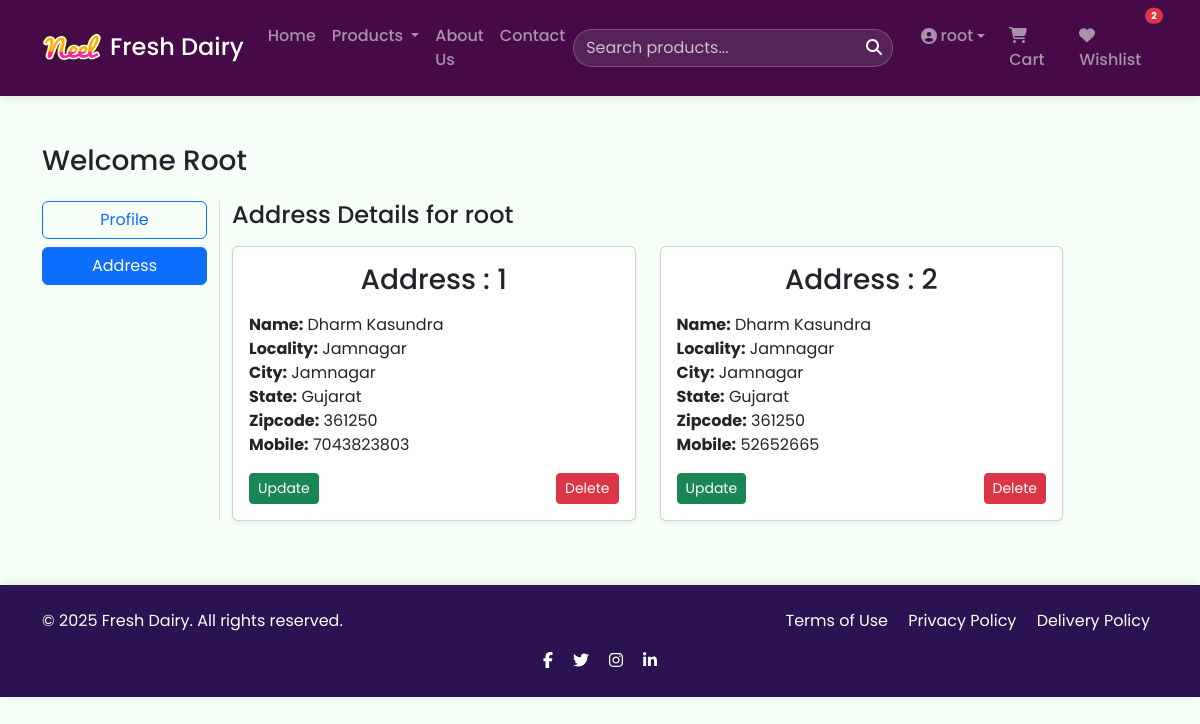
The page /address/ (signed in) on the database its author committed.
### app/models.py (models this page shows, shortened)
class Customer(models.Model):
    user = models.ForeignKey(User, on_delete=models.CASCADE, default=1)
    name = models.CharField(max_length=200)
    locality = models.CharField(max_length=200)
    city = models.CharField(max_length=50)
    mobile = models.IntegerField(default=0)
    zipcode = models.IntegerField()
    state = models.CharField(max_length=50)

### app/views.py (the view)
# urls.py: path('address/', views.AddressView.as_view(), name='address'),
class AddressView(View):
    def get(self, request):
        addresses = Customer.objects.filter(user=request.user)
        if not addresses:
            messages.warning(request, 'No addresses found for this user.')
            return redirect('profile')  # Redirect to the profile page if no addresses are found
        return render(request, 'app/address.html', {'addresses': addresses})

### app/context_processors.py (called while the page is built)
def cart_wishlist_counts(request):
    cart_count = 0
    wishlist_count = 0
    if request.user.is_authenticated:
        cart_count = Cart.objects.filter(user=request.user).count()
        wishlist_count = Wishlist.objects.filter(user=request.user).count()
    return {
        'cart_count': cart_count,
        'wishlist_count': wishlist_count,
    }

### app/templates/app/address.html (shortened to what this page needs)
{% extends "app/base.html" %} {% load static %}  {% block main %}
<div class="container my-5">
  <div class="row">
    <div class="col-12">
      <h3 class="mb-4">
        Welcome <span class="text-capitalize">{{ request.user.username }}</span>
      </h3>
    </div>
  </div>
  <div class="row">
    <div class="col-12 col-sm-2 border-end mb-3">
      <ul class="list-unstyled">
        <li class="d-grid mb-2">
          <a href="{% url 'profile' %}" class="btn btn-outline-primary"
            >Profile</a
          >
        </li>
        <li class="d-grid">
          <a href="{% url 'address' %}" class="btn btn-primary">Address</a>
        </li>
      </ul>
    </div>
    <div class="col-12 col-sm-9">
      <h4 class="mb-3">Address Details for {{ request.user.username }}</h4>
      {% if addresses %}
      <div class="row">
        {% for add in addresses %}
        <div class="col-12 col-md-6 mb-3">
          <div class="card shadow-sm">
            <div class="card-body">
                <h3 class="card-title mb-3 text-center">Address : {{ forloop.counter }}</h3>
              <ul class="list-unstyled mb-0">
                <li><strong>Name:</strong> {{ add.name }}</li>
                <li><strong>Locality:</strong> {{ add.locality }}</li>
                <li><strong>City:</strong> {{ add.city }}</li>
                <li><strong>State:</strong> {{ add.state }}</li>
                <li><strong>Zipcode:</strong> {{ add.zipcode }}</li>
                <li><strong>Mobile:</strong> {{ add.mobile }}</li>
                <div
                  class="d-flex justify-content-between align-items-center mt-3"
                >
                  <a
                    href="{% url 'updateaddress' add.id %}"
                    class="btn btn-success btn-sm"
                    >Update</a
                  >
                  <form
                    action="{% url 'deleteaddress' add.id %}"
                    method="post"
                    onsubmit="return confirm('Are you sure you want to delete this address?');"
                  >
                    <button type="submit" class="btn btn-danger btn-sm">
                      Delete
                    </button>
                  </form>
                </div>
              </ul>
            </div>
          </div>
        </div>
        {% endfor %}
      </div>
      {% else %}
      <p class="text-muted">No addresses available.</p>
      {% endif %}
    </div>
  </div>
</div>
{% endblock main %}

### app/templates/app/base.html (shortened to what this page needs)
{% load static %}
<!DOCTYPE html>
<html lang="en">
<head>
    <link rel="stylesheet" href="https://cdnjs.cloudflare.com/ajax/libs/font-awesome/6.4.0/css/all.min.css">
    <link href="https://cdn.jsdelivr.net/npm/bootstrap@5.3.2/dist/css/bootstrap.min.css" rel="stylesheet">
    <link rel="stylesheet" href="{% static 'app/css/owl.carousel.min.css' %}">
    <link rel="stylesheet" href="{% static 'app/css/style.css' %}">
</head>
<body>
    <nav class="navbar navbar-expand-lg navbar-dark sticky-top">
        <div class="container">
            <a class="navbar-brand d-flex align-items-center" href="/">
                <img src="{% static 'app/images/Neel.png' %}" alt="Fresh Dairy Logo" width="60" height="60" class="me-2">
                <span class="d-none d-lg-block h4 mb-0 font-weight-bold">Fresh Dairy</span>
            </a>
            <div class="collapse navbar-collapse" id="navbarContent">
                <ul class="navbar-nav me-auto mb-2 mb-lg-0">
                    <li class="nav-item">
                        <a class="nav-link" href="/">Home</a>
                    </li>
                    <li class="nav-item dropdown">
                        <a class="nav-link dropdown-toggle" href="#" id="productsDropdown" role="button" data-bs-toggle="dropdown">
                            Products
                        </a>
                    </li>
                    <li class="nav-item">
                        <a class="nav-link" href="{% url 'about' %}">About Us</a>
                    </li>
                    <li class="nav-item">
                        <a class="nav-link" href="{% url 'contact' %}">Contact</a>
                    </li>
                </ul>
                <form class="search-form me-3">
                    <input class="form-control pe-4" type="search" placeholder="Search products...">
                    <button type="submit"><i class="fas fa-search"></i></button>
                </form>
                <ul class="navbar-nav">
                    {% if user.is_authenticated %}
                        <li class="nav-item dropdown mx-1">
                            <a class="nav-link dropdown-toggle d-flex align-items-center" href="#" id="userDropdown" role="button" data-bs-toggle="dropdown">
                                <i class="fas fa-user-circle me-1"></i>
                                <span class="d-none d-lg-inline">{{ user.username }}</span>
                            </a>
                        </li>
                        <li class="nav-item mx-1">
                            <a class="nav-link position-relative nav-cart-icon" href="{% url 'cart' %}">
                                <i class="fas fa-shopping-cart"></i>
                                <span class="d-none d-lg-inline"> Cart</span>
                            </a>
                        </li>
                        <li class="nav-item mx-1">
                            <a class="nav-link position-relative nav-wishlist-icon" href="{% url 'wishlist' %}">
                                <i class="fas fa-heart"></i>
                                <span class="d-none d-lg-inline"> Wishlist</span>
                                {% if wishlist_count > 0 %}
                                    <span class="position-absolute top-0 start-100 translate-middle badge rounded-pill bg-danger">
                                        {{ wishlist_count }}
                                    </span>
                                {% endif %}
                            </a>
                        </li>
                    {% endif %}
                </ul>
            </div>
        </div>
    </nav>
    {% block main %}{% endblock main %}
    <footer class="footer mt-5">
        <div class="container">
            <div class="row">
                <div class="col-md-6 text-center text-md-start">
                    <p class="mb-0">&copy; 2025 Fresh Dairy. All rights reserved.</p>
                </div>
                <div class="col-md-6 text-center text-md-end">
                    <a href="#" class="text-white mx-2">Terms of Use</a>
                    <a href="#" class="text-white mx-2">Privacy Policy</a>
                    <a href="#" class="text-white mx-2">Delivery Policy</a>
                </div>
            </div>
            <div class="row mt-3">
                <div class="col-12 text-center">
                    <a href="#" class="text-white mx-2"><i class="fab fa-facebook-f"></i></a>
                    <a href="#" class="text-white mx-2"><i class="fab fa-twitter"></i></a>
                    <a href="#" class="text-white mx-2"><i class="fab fa-instagram"></i></a>
                    <a href="#" class="text-white mx-2"><i class="fab fa-linkedin-in"></i></a>
                </div>
            </div>
        </div>
    </footer>
</body>
</html>

### app/templates/app/base.html (style rules this page uses)
:root { --primary-color: #450a47; --primary-light: #1b5e20; --primary-dark: #2b1251; --secondary-color: #ffca28; --light-bg: #f6fff8; --dark-text: #212529; --light-text: #ffffff; }
body { font-family: 'Poppins', sans-serif; color: var(--dark-text); background-color: var(--light-bg); padding-bottom: 80px; }
.navbar { background-color: var(--primary-color) !important; box-shadow: 0 2px 10px rgba(0,0,0,0.1); padding: 0.8rem 1rem; }
.navbar-brand img { transition: transform 0.3s ease; }
.nav-link { font-weight: 500; padding: 0.5rem 1rem; border-radius: 4px; transition: all 0.3s ease; }
.badge { font-size: 0.6rem; padding: 0.35em 0.65em; }
footer { background-color: var(--primary-dark); color: var(--light-text); padding: 1.5rem 0; box-shadow: 0 -2px 10px rgba(0,0,0,0.1); }
footer a { color: var(--secondary-color); text-decoration: none; transition: color 0.3s ease; }
.search-form { position: relative; }
.search-form input { padding-right: 40px; border-radius: 20px; border: 1px solid rgba(255,255,255,0.3); background-color: rgba(255,255,255,0.1); color: white; }
.search-form input::placeholder { color: rgba(255,255,255,0.7); }
.search-form button { position: absolute; right: 5px; top: 50%; transform: translateY(-50%); background: transparent; border: none; color: white; }

### rows shown on the page
Customer: name "Dharm Kasundra", locality "Jamnagar", city "Jamnagar", state "Gujarat", zipcode "361250", mobile "7043823803"
Customer: name "Dharm Kasundra", locality "Jamnagar", city "Jamnagar", state "Gujarat", zipcode "361250", mobile "52652665"

### other values the page prints
{{ user.username }} "root"
{{ wishlist_count }} "2"
{{ request.user.username }} "Root"
{{ request.user.username }} "root"
